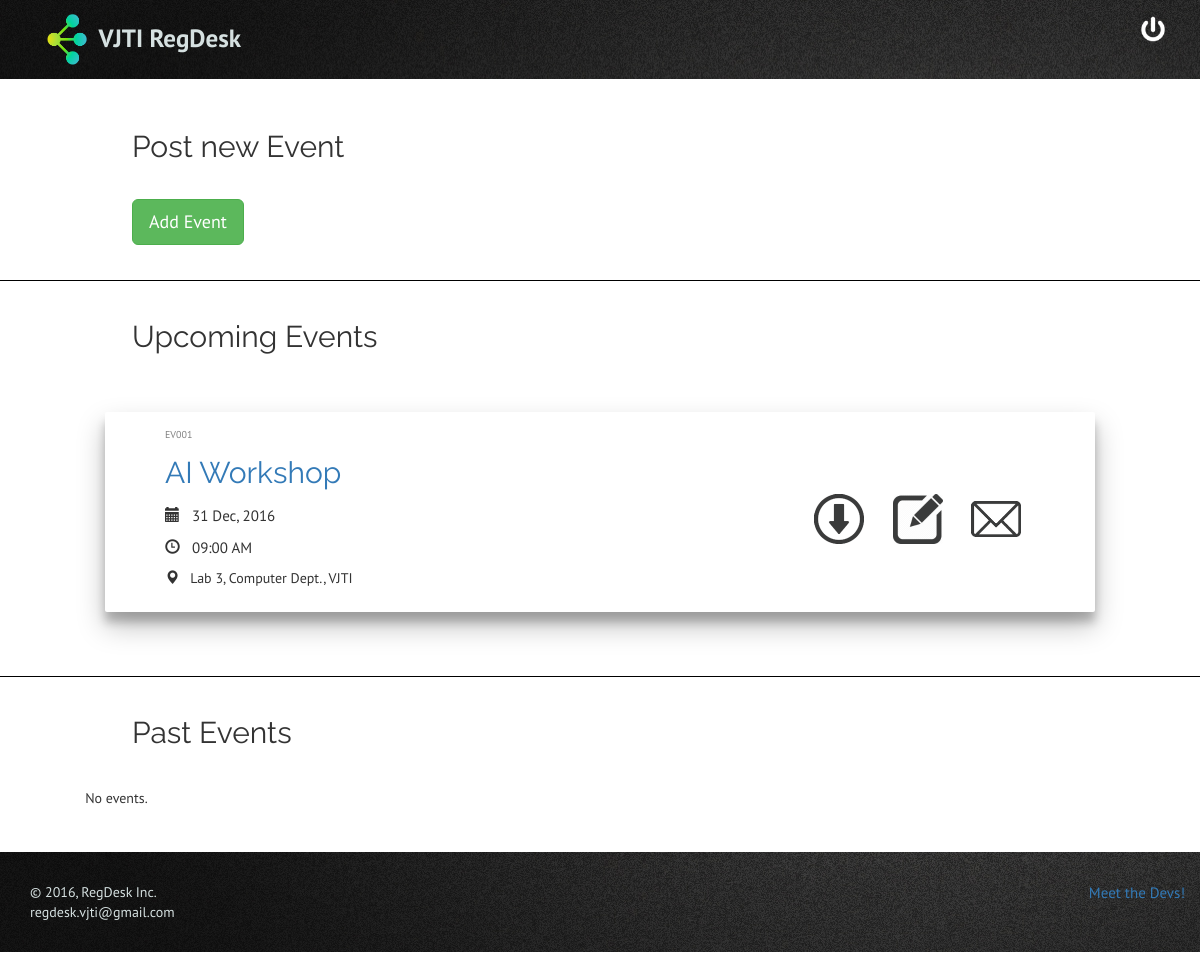
Screenshot of /public/manage.php (signed in) with the database file from the repository.
### tables this page shows
CREATE TABLE `events` (
  `event_id` int(11) NOT NULL,
  `event_name` varchar(64) NOT NULL,
  `description` text NOT NULL,
  `start_date` date NOT NULL,
  `start_time` time NOT NULL,
  `end_date` date DEFAULT NULL,
  `end_time` time DEFAULT NULL,
  `venue` varchar(64) NOT NULL,
  `category` tinyint(4) NOT NULL,
  `committee` int(11) NOT NULL,
  `incharge1_name` varchar(50) NOT NULL,
  `incharge1_contact` varchar(10) NOT NULL,
  `incharge2_name` varchar(50) DEFAULT NULL,
  `incharge2_contact` varchar(10) DEFAULT NULL,
  `cost` smallint(6) NOT NULL DEFAULT '0',
  `refreshment` tinyint(1) DEFAULT '0',
  `note` text,
  `manager` int(11) NOT NULL,
  `post_timestamp` timestamp NOT NULL DEFAULT CURRENT_TIMESTAMP
);

### public/manage.php (the view, shortened to what this page needs)
<?php
	require_once(__DIR__ . '/../includes/dbconfig.php');
	require_once(__DIR__ . '/../includes/header.php');
	$up_query = "SELECT event_id, event_name, start_date, end_date, start_time, end_time, venue FROM events WHERE manager = ".$_SESSION['manager_id']." ORDER BY start_date ASC";
	$up_result = mysqli_query($dbc, $up_query);
	$past_query = "SELECT event_id, event_name, start_date, end_date, start_time, end_time, venue FROM archived_events WHERE manager = ".$_SESSION['manager_id']." ORDER BY start_date DESC";
	$past_result = mysqli_query($dbc, $past_query);
?>
<div  class="container-fluid" style="border-bottom: 1px solid black;" >
<div style="text-align: left;padding-left:10%;padding-top:4%;padding-bottom: 3%;">
<p style="font-size:30px; font-family: 'Raleway', sans-serif;">Post new Event</p>
<br>
<a href="addevent.php"><button class="btn btn-success btn-lg">Add Event</button></a>
</div>
</div>
<div class="container-fluid" style="border-bottom: 1px solid black;">
<div style="text-align:left;padding-top:3%;padding-left:10%;">
<p style="font-size:30px; font-family: 'Raleway', sans-serif;">Upcoming Events</p>
</div>
<div class="container" id="h">
<?php
	if (mysqli_num_rows($up_result) != 0) {
		while ($event = mysqli_fetch_array($up_result)) {
?>
<div id="a" class="cube">
<div class="row">
<div class="col-sm-7">
<div style="text-align: left;padding-top: 1%;padding-left: 9%;">
<p style="font-size: 10px; color: gray; padding-bottom: 0px;"><?php echo 'EV'.htmlspecialchars(str_pad($event['event_id'], 3, '0', STR_PAD_LEFT)); ?></p>
<a href="event.php?event=<?php echo $event['event_id']; ?>"><p style="font-size:30px;font-family: 'Raleway', sans-serif;"><?php echo $event['event_name']; ?></p></a>
<p style="font-size:15px;"><span class="glyphicon glyphicon-calendar"></span>&nbsp;&nbsp;
<?php
	if (empty($event['end_date']))
		echo htmlspecialchars(date('d M, Y', strtotime($event['start_date'])));
	else
		echo htmlspecialchars(date('d M, Y', strtotime($event['start_date']))).' - '.htmlspecialchars(date('d M, Y', strtotime($event['end_date'])));
?></p>
<p style="font-size:15px;"><span class="glyphicon glyphicon-time"></span>&nbsp;&nbsp;
<?php
	if (empty($event['end_time']))
		echo htmlspecialchars(date('H:i A', strtotime($event['start_time'])));
	else
		echo htmlspecialchars(date('H:i A', strtotime($event['start_time']))).' - '.htmlspecialchars(date('H:i A', strtotime($event['end_time'])));;
?></p>
<p style="font-size:15 px;"><span class="glyphicon glyphicon-map-marker"></span>&nbsp;&nbsp;
<?php
	echo htmlspecialchars($event['venue']);
?></p>
</div>
</div>
<div class="col-sm-1">
</div>
<div class="col-sm-4">
<div style="padding-top:22%;padding-bottom:4%;padding-right:9%;padding-left:9%;">
<a href="../controls/download.php?event=<?php echo $event['event_id']; ?>"><img class="img img-responsive inline-block" width="60" height="60" title="Download registered users' databse" src="../images/download_icon.png"></a>
<a href="editevent.php?event=<?php echo htmlspecialchars($event['event_id']); ?>"><img class="img img-responsive inline-block" width="60" height="60" title="Edit event details" src="../images/edit_icon.png"></a>
<a href="#"><img class="img img-responsive inline-block" width="60" height="60" title="Mail registered users" src="../images/mail_icon.png"></a>
</div>
</div>
</div>
</div>
<br>
<?php
		}
	}
?>
</div>
</div>
<div class="container-fluid">
<div style="text-align:left;padding-top:3%;padding-left:10%;">
<p style="font-size:30px; font-family: 'Raleway', sans-serif;">Past Events</p>
</div>
<div class="container" id="h">
<?php
	if (mysqli_num_rows($past_result) != 0) {
		while ($event = mysqli_fetch_array($past_result)) {
?>
<div id="a" class="cube">
<div class="row">
<div class="col-sm-7">
<div style="text-align: left;padding-top: 1%;padding-left: 9%;">
<p style="font-size: 10px; color: gray; padding-bottom: 0px;"><?php echo 'EV'.htmlspecialchars(str_pad($event['event_id'], 3, '0', STR_PAD_LEFT)); ?></p>
<a href="event.php?event=<?php echo $event['event_id']; ?>"><p style="font-size:30px;font-family: 'Raleway', sans-serif;"><?php echo $event['event_name']; ?></p></a>
<p style="font-size:15px;"><span class="glyphicon glyphicon-calendar"></span>&nbsp;&nbsp;
<?php
	if (empty($event['end_date']))
		echo htmlspecialchars(date('d M, Y', strtotime($event['start_date'])));
	else
		echo htmlspecialchars(date('d M, Y', strtotime($event['start_date']))).' - '.htmlspecialchars(date('d M, Y', strtotime($event['end_date'])));
?></p>
<p style="font-size:15px;"><span class="glyphicon glyphicon-time"></span>&nbsp;&nbsp;
<?php
	if (empty($event['end_time']))
		echo htmlspecialchars(date('H:i A', strtotime($event['start_time'])));
	else
		echo htmlspecialchars(date('H:i A', strtotime($event['start_time']))).' - '.htmlspecialchars(date('H:i A', strtotime($event['end_time'])));;
?></p>
<p style="font-size:15 px;"><span class="glyphicon glyphicon-map-marker"></span>&nbsp;&nbsp;
<?php
	echo htmlspecialchars($event['venue']);
?></p>
</div>
</div>
<div class="col-sm-1">
</div>
<div class="col-sm-4">
<div style="padding-top:22%;padding-bottom:4%;padding-right:9%;padding-left:9%;">
<a href="../controls/download.php?event=<?php echo $event['event_id']; ?>"><img class="img img-responsive inline-block" width="60" height="60" title="Download registered users' database" src="../images/download_icon.png"></a>
&nbsp;&nbsp;&nbsp;
<a href="#"><img class="img img-responsive inline-block" width="60" height="60" title="Mail registered users" src="../images/mail_icon.png"></a>
</div>
</div>
</div>
</div>
<br>
<?php
		}
	}
	else
		echo "No events.";
?>
</div>
</div>
<?php
	require_once(__DIR__ . '/../includes/footer.php');
?>

### css/manageevents.css (style rules this page uses)
#a.cube { box-shadow: 0 14px 28px rgba(0,0,0,0.25), 0 10px 10px rgba(0,0,0,0.22); background: #fff; border-radius: 2px; margin: 20px; padding: 10px; min-width: 200px; min-height: 200px; }
#h.container { padding-top: 2%; padding-right: 6%; padding-left: 6%; padding-bottom: 2%; }
.inline-block { display: inline-block; padding-right: 2%; padding-left: 2%; padding-bottom:2%; padding-top:2%; }

### includes/header.php (style rules this page uses)
body { font-family:'PT Sans', sans-serif; padding-bottom: 0px; }

### rows the page displays
events: event_id "001", event_name "AI Workshop", start_date "31 Dec, 2016", start_time "09:00 AM", venue "Lab 3, Computer Dept., VJTI"

### other values shown
USER "regdesk.vjti@gmail.com"
